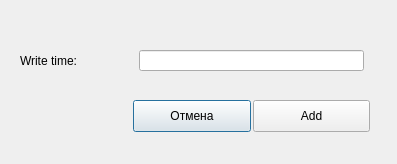
<?xml version="1.0" encoding="UTF-8"?>
<ui version="4.0">
 <class>addtime</class>
 <widget class="QDialog" name="addtime">
  <property name="geometry">
   <rect>
    <x>0</x>
    <y>0</y>
    <width>397</width>
    <height>164</height>
   </rect>
  </property>
  <property name="windowTitle">
   <string>Dialog</string>
  </property>
  <widget class="QPushButton" name="pushButton_2">
   <property name="geometry">
    <rect>
     <x>133</x>
     <y>100</y>
     <width>118</width>
     <height>32</height>
    </rect>
   </property>
   <property name="text">
    <string>Отмена</string>
   </property>
  </widget>
  <widget class="QLineEdit" name="lineEdit">
   <property name="geometry">
    <rect>
     <x>139</x>
     <y>50</y>
     <width>225</width>
     <height>21</height>
    </rect>
   </property>
  </widget>
  <widget class="QPushButton" name="pushButton">
   <property name="geometry">
    <rect>
     <x>253</x>
     <y>100</y>
     <width>117</width>
     <height>32</height>
    </rect>
   </property>
   <property name="text">
    <string>Add</string>
   </property>
  </widget>
  <widget class="QLabel" name="label">
   <property name="geometry">
    <rect>
     <x>20</x>
     <y>50</y>
     <width>105</width>
     <height>21</height>
    </rect>
   </property>
   <property name="text">
    <string>Write time:</string>
   </property>
  </widget>
 </widget>
 <resources/>
 <connections/>
</ui>
